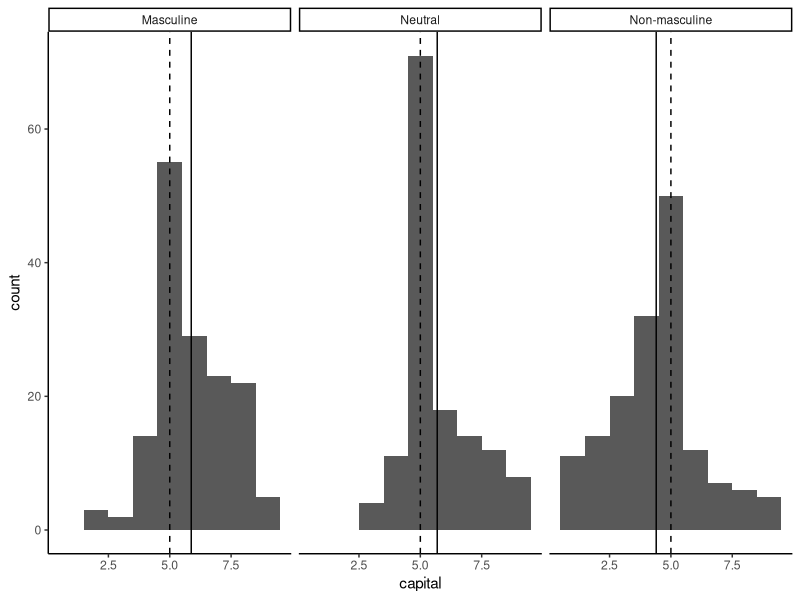
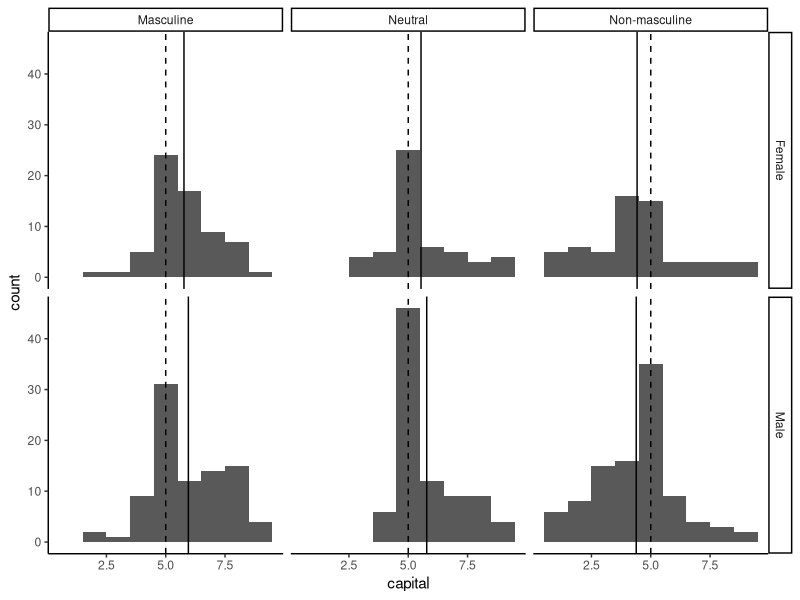
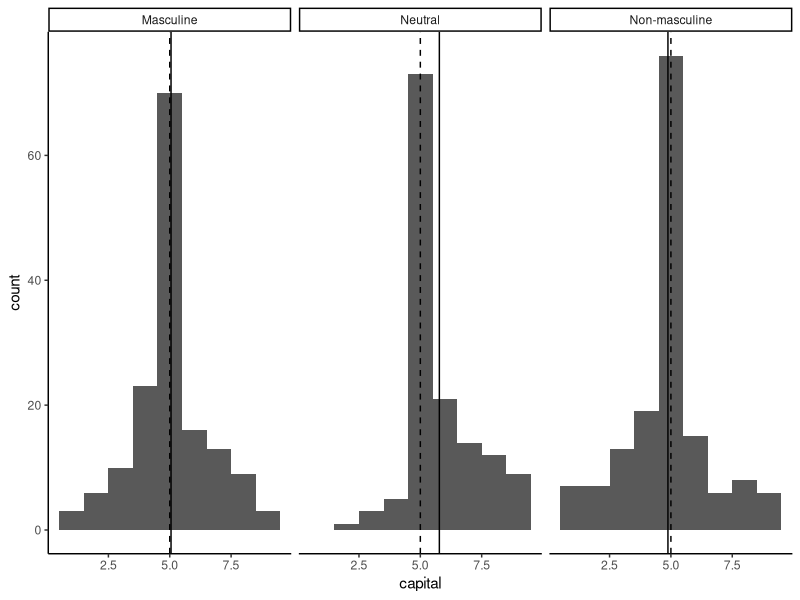
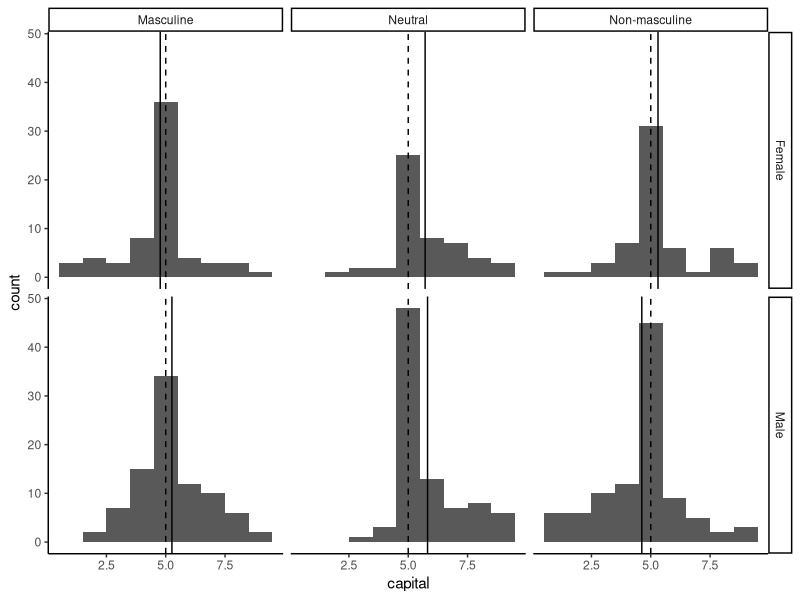
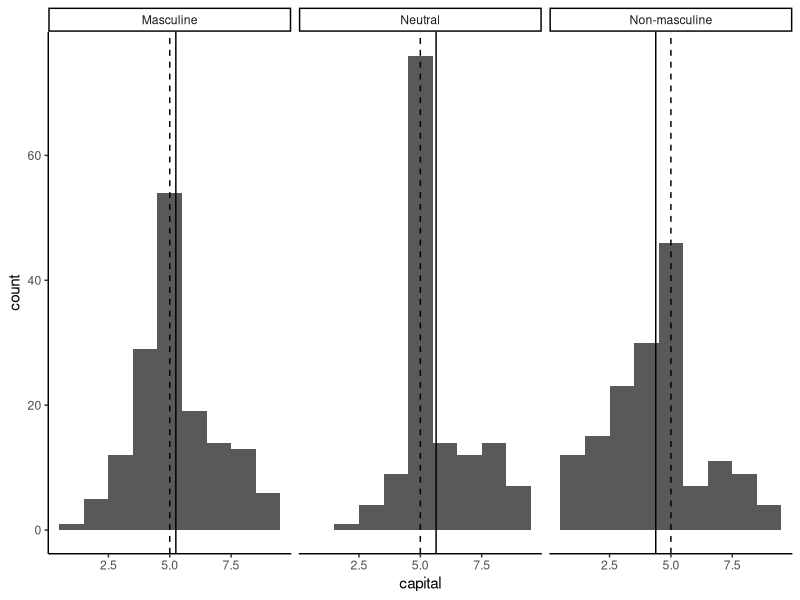
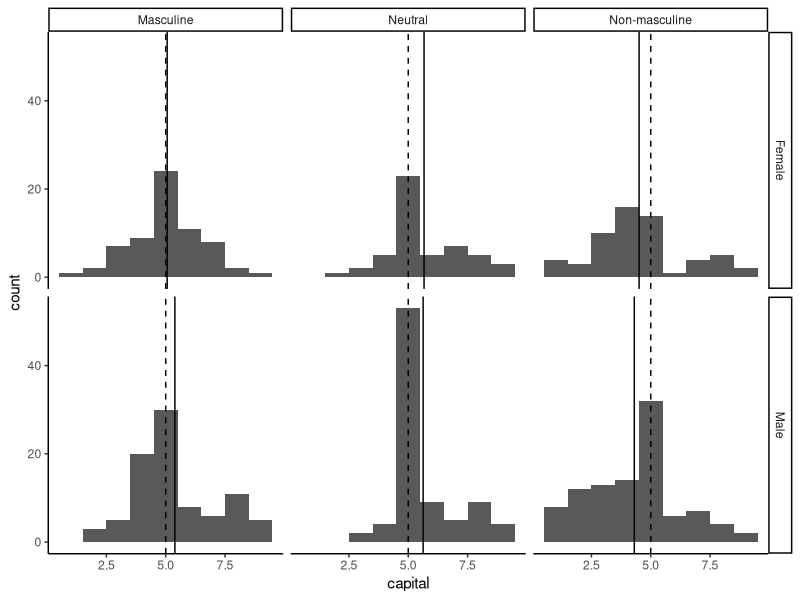
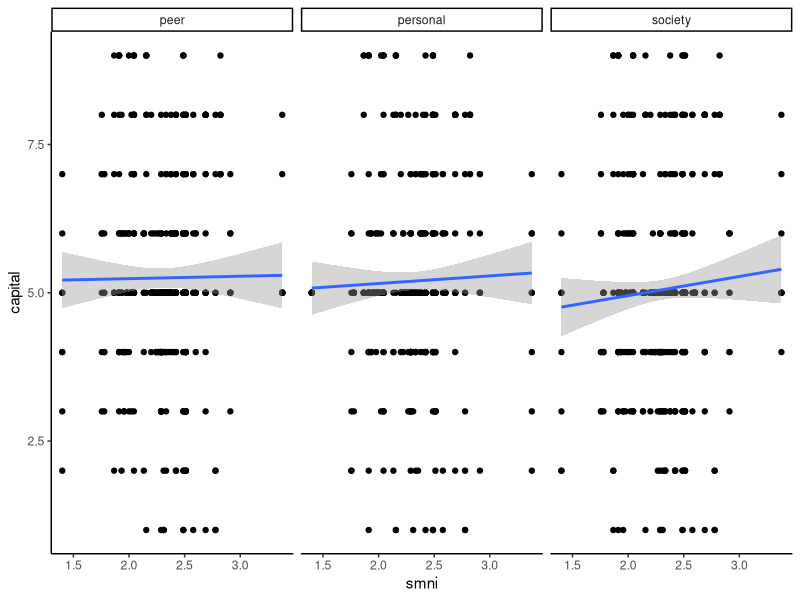
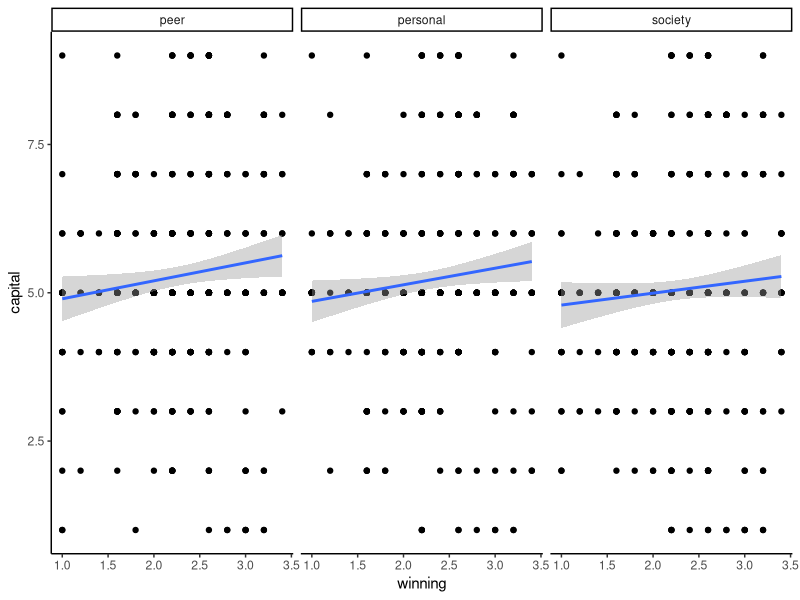

Recreate these plots in R, in order.
## ---- chunk 1
knitr::opts_chunk$set(echo = FALSE)

library(tidyverse)
library(lme4)
library(lmerTest)
library(psych)

mcs <- read_csv("./data/MCS_1b_raw.csv")

mcs_smni <- mcs %>% 
  mutate(
    Winning4_R = case_when(
      Winning4_R == 1 ~ 4,
      Winning4_R == 2 ~ 3,
      Winning4_R == 3 ~ 2,
      Winning4_R == 4 ~ 1
    ),
    Emotion2_R = case_when(
      Emotion2_R == 1 ~ 4,
      Emotion2_R == 2 ~ 3,
      Emotion2_R == 3 ~ 2,
      Emotion2_R == 4 ~ 1
    ),
    Emotion5_R = case_when(
      Emotion5_R == 1 ~ 4,
      Emotion5_R == 2 ~ 3,
      Emotion5_R == 3 ~ 2,
      Emotion5_R == 4 ~ 1
    ),
    Risk4_R = case_when(
      Risk4_R == 1 ~ 4,
      Risk4_R == 2 ~ 3,
      Risk4_R == 3 ~ 2,
      Risk4_R == 4 ~ 1
    ),
    Risk5_R = case_when(
      Risk5_R == 1 ~ 4,
      Risk5_R == 2 ~ 3,
      Risk5_R == 3 ~ 2,
      Risk5_R == 4 ~ 1
    ),
    Violence2_R = case_when(
      Violence2_R == 1 ~ 4,
      Violence2_R == 2 ~ 3,
      Violence2_R == 3 ~ 2,
      Violence2_R == 4 ~ 1
    ),
    Violence5_R = case_when(
      Violence5_R == 1 ~ 4,
      Violence5_R == 2 ~ 3,
      Violence5_R == 3 ~ 2,
      Violence5_R == 4 ~ 1
    ),
    Playboy4_R = case_when(
      Playboy4_R == 1 ~ 4,
      Playboy4_R == 2 ~ 3,
      Playboy4_R == 3 ~ 2,
      Playboy4_R == 4 ~ 1
    ),
    Playboy5_R = case_when(
      Playboy5_R == 1 ~ 4,
      Playboy5_R == 2 ~ 3,
      Playboy5_R == 3 ~ 2,
      Playboy5_R == 4 ~ 1
    ),
    Selfreliance5_R = case_when(
      Selfreliance5_R == 1 ~ 4,
      Selfreliance5_R == 2 ~ 3,
      Selfreliance5_R == 3 ~ 2,
      Selfreliance5_R == 4 ~ 1
    ),
    Hetero5_R = case_when(
      Hetero5_R == 1 ~ 4,
      Hetero5_R == 2 ~ 3,
      Hetero5_R == 3 ~ 2,
      Hetero5_R == 4 ~ 1
    ),
    WorkPrimacy1_R = case_when(
      WorkPrimacy1_R == 1 ~ 4,
      WorkPrimacy1_R == 2 ~ 3,
      WorkPrimacy1_R == 3 ~ 2,
      WorkPrimacy1_R == 4 ~ 1
    ),
    WorkPrimacy3_R = case_when(
      WorkPrimacy3_R == 1 ~ 4,
      WorkPrimacy3_R == 2 ~ 3,
      WorkPrimacy3_R == 3 ~ 2,
      WorkPrimacy3_R == 4 ~ 1
    ),
    PoW4_R = case_when(
      PoW4_R == 1 ~ 4,
      PoW4_R == 2 ~ 3,
      PoW4_R == 3 ~ 2,
      PoW4_R == 4 ~ 1
    ),
    winning = (Winning1 + Winning2 + Winning3 + Winning4_R + Winning5)/5,
    emotion = (Emotion1 + Emotion2_R + Emotion3 + Emotion4 + Emotion5_R)/5,
    risk = (Risk1 + Risk2 + Risk3 + Risk4_R + Risk5_R)/5,
    violence = (Violence1 + Violence2_R + Violence3 + Violence4 + Violence5_R)/5,
    playboy = (Playboy1 + Playboy2 + Playboy3 + Playboy4_R + Playboy5_R)/5,
    self_reliance = (Selfreliance1 + Selfreliance2 + Selfreliance3 + Selfreliance4 + Selfreliance5_R)/5,
    hetero = (Hetero1 + Hetero2 + Hetero3 + Hetero4 + Hetero5_R)/5,
    work_primacy = (WorkPrimacy1_R + WorkPrimacy2 + WorkPrimacy3_R + WorkPrimacy4 + WorkPrimacy5)/5,
    pow = (PoW1 + PoW2 + PoW3 + PoW4_R + PoW5)/5,
    smni = (winning + emotion + risk + violence + playboy + self_reliance + hetero + work_primacy + pow)/9
  )

mcs_long <- mcs_smni %>% 
  gather(key = "key", value = "capital", names(mcs[52:123])) %>% 
  extract(key, c("story", "masculinity", "rating_type"), "(.*)_(.*)_(.*)") %>% 
  filter(!is.na(capital)) %>% 
  mutate(
    rating_type = case_when(
      rating_type == 1 ~ "personal",
      rating_type == 2 ~ "peer",
      rating_type == 3 ~ "society"
    )
  )

mcs_personal <- mcs_long %>% 
  filter(rating_type == "personal")

mcs_peer <- mcs_long %>% 
  filter(rating_type == "peer")

mcs_society <- mcs_long %>% 
  filter(rating_type == "society")

## ---- chunk 2
mcs %>%
  summarise(
    Male = sum(gender == "Male"),
    Female = sum(gender == "Female"),
    "Mean Age" = round(mean(age, na.rm = TRUE), 2),
    "SD Age" = round(sd(age, na.rm = TRUE), 2),
    "Median Age" = round(median(age, na.rm = TRUE), 2)
  ) %>% 
  knitr::kable()
## ---- chunk 3
peer_desc <- mcs_peer %>%
  group_by(masculinity) %>% 
  summarise(
    mean = mean(capital, na.rm = TRUE),
    sd = sd(capital, na.rm = TRUE),
    median = median(capital, na.rm = TRUE)
  )

knitr::kable(peer_desc)
## ---- chunk 4

ggplot(mcs_peer,
       aes(
         x = capital
       )) +
  facet_wrap(~ masculinity) +
  geom_histogram(
    binwidth = 1
  ) +
  geom_vline(data = peer_desc,
             aes(
               xintercept = mean
             )) +
  geom_vline(
    xintercept = 5,
    linetype = "dashed"
  ) +
  theme_classic()

## ---- chunk 5

peer_desc_gender <- mcs_peer %>%
  group_by(masculinity, gender) %>% 
  summarise(
    mean = mean(capital, na.rm = TRUE),
    sd = sd(capital, na.rm = TRUE),
    median = median(capital, na.rm = TRUE)
  )

ggplot(mcs_peer,
       aes(
         x = capital
       )) +
  facet_grid(gender ~ masculinity) +
  geom_histogram(
    binwidth = 1
  ) +
  geom_vline(data = peer_desc_gender,
             aes(
               xintercept = mean
             )) +
  geom_vline(
    xintercept = 5,
    linetype = "dashed"
  ) +
  theme_classic()

## ---- chunk 6
personal_desc <- mcs_personal %>%
  group_by(masculinity) %>% 
  summarise(
    mean = mean(capital, na.rm = TRUE),
    sd = sd(capital, na.rm = TRUE),
    median = median(capital, na.rm = TRUE)
  )

knitr::kable(personal_desc)
## ---- chunk 7

ggplot(mcs_personal,
       aes(
         x = capital
       )) +
  facet_wrap(~ masculinity) +
  geom_histogram(
    binwidth = 1
  ) +
  geom_vline(data = personal_desc,
             aes(
               xintercept = mean
             )) +
  geom_vline(
    xintercept = 5,
    linetype = "dashed"
  ) +
  theme_classic()

## ---- chunk 8

personal_desc_gender <- mcs_personal %>%
  group_by(masculinity, gender) %>% 
  summarise(
    mean = mean(capital, na.rm = TRUE),
    sd = sd(capital, na.rm = TRUE),
    median = median(capital, na.rm = TRUE)
  )

ggplot(mcs_personal,
       aes(
         x = capital
       )) +
  facet_grid(gender ~ masculinity) +
  geom_histogram(
    binwidth = 1
  ) +
  geom_vline(data = personal_desc_gender,
             aes(
               xintercept = mean
             )) +
  geom_vline(
    xintercept = 5,
    linetype = "dashed"
  ) +
  theme_classic()

## ---- chunk 9
society_desc <- mcs_society %>%
  group_by(masculinity) %>% 
  summarise(
    mean = mean(capital, na.rm = TRUE),
    sd = sd(capital, na.rm = TRUE),
    median = median(capital, na.rm = TRUE)
  )

knitr::kable(society_desc)
## ---- chunk 10

ggplot(mcs_society,
       aes(
         x = capital
       )) +
  facet_wrap(~ masculinity) +
  geom_histogram(
    binwidth = 1
  ) +
  geom_vline(data = society_desc,
             aes(
               xintercept = mean
             )) +
  geom_vline(
    xintercept = 5,
    linetype = "dashed"
  ) +
  theme_classic()

## ---- chunk 11

society_desc_gender <- mcs_society %>%
  group_by(masculinity, gender) %>% 
  summarise(
    mean = mean(capital, na.rm = TRUE),
    sd = sd(capital, na.rm = TRUE),
    median = median(capital, na.rm = TRUE)
  )

ggplot(mcs_society,
       aes(
         x = capital
       )) +
  facet_grid(gender ~ masculinity) +
  geom_histogram(
    binwidth = 1
  ) +
  geom_vline(data = society_desc_gender,
             aes(
               xintercept = mean
             )) +
  geom_vline(
    xintercept = 5,
    linetype = "dashed"
  ) +
  theme_classic()

## ---- chunk 12

alpha(mcs_smni[7:11])

## ---- chunk 13

alpha(mcs_smni[12:16])

## ---- chunk 14

alpha(mcs_smni[17:21])

## ---- chunk 15

alpha(mcs_smni[22:26])

## ---- chunk 16

alpha(mcs_smni[27:31])

## ---- chunk 17

alpha(mcs_smni[32:36])

## ---- chunk 18

alpha(mcs_smni[37:41])

## ---- chunk 19

alpha(mcs_smni[42:46])

## ---- chunk 20

alpha(mcs_smni[47:51])

## ---- chunk 21

mcs_peer$masculinity <- factor(mcs_peer$masculinity, levels = c("Neutral", "Masculine", "Non-masculine"))

peer_model <- lmer(capital ~ masculinity + smni + masculinity*smni + (1|ID) + (1|story), data = mcs_peer)

summary(peer_model)

## ---- chunk 22
factanal(~., data = mcs_smni[7:51], factors = 9, na.action = na.exclude)
## ---- chunk 23

mcs_personal$masculinity <- factor(mcs_personal$masculinity, levels = c("Neutral", "Masculine", "Non-masculine"))

personal_model <- lmer(capital ~ masculinity + smni + masculinity*smni +  (1|ID) + (1|story), data = mcs_personal)

summary(personal_model)

## ---- chunk 24

mcs_society$masculinity <- factor(mcs_society$masculinity, levels = c("Neutral", "Masculine", "Non-masculine"))

society_model <- lmer(capital ~ masculinity + smni + masculinity*smni + (1|ID) + (1|story), data = mcs_society)

summary(society_model)

## ---- chunk 25

mcs_peer$masculinity <- factor(mcs_peer$masculinity, levels = c("Neutral", "Masculine", "Non-masculine"))

peer_model_2 <- lmer(capital ~ masculinity + (1|ID) + (1|story), data = mcs_peer)

summary(peer_model_2)

## ---- chunk 26

mcs_peer$masculinity <- factor(mcs_peer$masculinity, levels = c("Neutral", "Masculine", "Non-masculine"))

personal_model_2 <- lmer(capital ~ masculinity + (1|ID) + (1|story), data = mcs_personal)

summary(personal_model_2)

## ---- chunk 27

mcs_peer$masculinity <- factor(mcs_peer$masculinity, levels = c("Neutral", "Masculine", "Non-masculine"))

society_model_2 <- lmer(capital ~ masculinity + (1|ID) + (1|story), data = mcs_society)

summary(society_model_2)

## ---- chunk 28

ggplot(mcs_long,
       aes(
        y = capital,
        x = smni
       )) +
  facet_wrap(~ rating_type) +
  geom_point() +
  geom_smooth(
    method = "lm"
  ) +
  theme_classic()

## ---- chunk 29

ggplot(mcs_long,
       aes(
        y = capital,
        x = winning
       )) +
  facet_wrap(~ rating_type) +
  geom_point() +
  geom_smooth(
    method = "lm"
  ) +
  theme_classic()

## ---- chunk 30

ggplot(mcs_long,
       aes(
        y = capital,
        x = emotion
       )) +
  facet_wrap(~ rating_type) +
  geom_point() +
  geom_smooth(
    method = "lm"
  ) +
  theme_classic()

## ---- chunk 31

ggplot(mcs_long,
       aes(
        y = capital,
        x = risk
       )) +
  facet_wrap(~ rating_type) +
  geom_point() +
  geom_smooth(
    method = "lm"
  ) +
  theme_classic()

## ---- chunk 32

ggplot(mcs_long,
       aes(
        y = capital,
        x = violence
       )) +
  facet_wrap(~ rating_type) +
  geom_point() +
  geom_smooth(
    method = "lm"
  ) +
  theme_classic()

## ---- chunk 33

ggplot(mcs_long,
       aes(
        y = capital,
        x = playboy
       )) +
  facet_wrap(~ rating_type) +
  geom_point() +
  geom_smooth(
    method = "lm"
  ) +
  theme_classic()

## ---- chunk 34

ggplot(mcs_long,
       aes(
        y = capital,
        x = self_reliance
       )) +
  facet_wrap(~ rating_type) +
  geom_point() +
  geom_smooth(
    method = "lm"
  ) +
  theme_classic()

## ---- chunk 35

ggplot(mcs_long,
       aes(
        y = capital,
        x = hetero
       )) +
  facet_wrap(~ rating_type) +
  geom_point() +
  geom_smooth(
    method = "lm"
  ) +
  theme_classic()

## ---- chunk 36

ggplot(mcs_long,
       aes(
        y = capital,
        x = work_primacy
       )) +
  facet_wrap(~ rating_type) +
  geom_point() +
  geom_smooth(
    method = "lm"
  ) +
  theme_classic()

## ---- chunk 37

ggplot(mcs_long,
       aes(
        y = capital,
        x = pow
       )) +
  facet_wrap(~ rating_type) +
  geom_point() +
  geom_smooth(
    method = "lm"
  ) +
  theme_classic()
